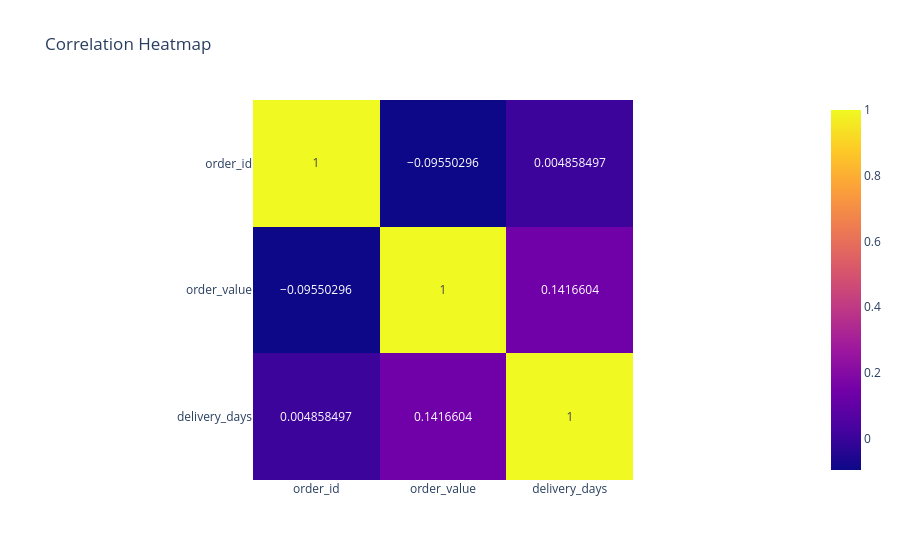

Notebook source saved alongside this figure:
### Code cell
import plotly.express as px

corr_matrix = df.corr(numeric_only=True)

fig = px.imshow(corr_matrix, text_auto=True, title='Correlation Heatmap')
fig.show()

### Figure 1 — Plotly figure (JSON) as saved in the notebook; plotly's stock layout.template omitted (floating-point values rounded to 4 significant figures)
{"data": [{"coloraxis": "coloraxis", "hovertemplate": "x: %{x}<br>y: %{y}<br>color: %{z}<extra></extra>", "name": "0", "texttemplate": "%{z}", "type": "heatmap", "x": ["order_id", "order_value", "delivery_days"], "xaxis": "x", "y": ["order_id", "order_value", "delivery_days"], "yaxis": "y", "z": [[1.0, -0.0955, 0.004858], [-0.0955, 1.0, 0.1417], [0.004858, 0.1417, 1.0]]}], "layout": {"coloraxis": {"colorscale": [[0, "#0d0887"], [0.1111, "#46039f"], [0.2222, "#7201a8"], [0.3333, "#9c179e"], [0.4444, "#bd3786"], [0.5556, "#d8576b"], [0.6667, "#ed7953"], [0.7778, "#fb9f3a"], [0.8889, "#fdca26"], [1, "#f0f921"]]}, "title": {"text": "Correlation Heatmap"}, "xaxis": {"anchor": "y", "constrain": "domain", "domain": [0, 1], "scaleanchor": "y"}, "yaxis": {"anchor": "x", "autorange": "reversed", "constrain": "domain", "domain": [0, 1]}}}
